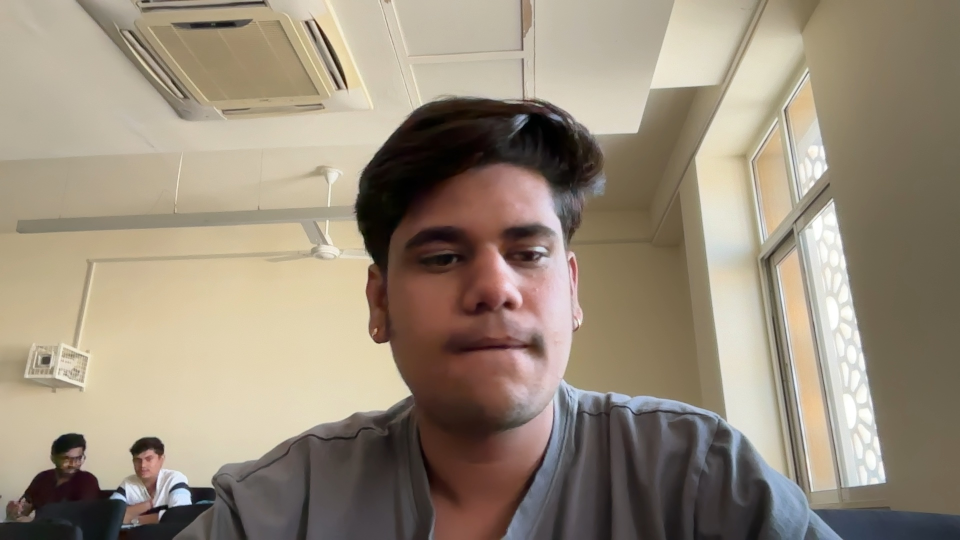
#> input picture dataset/Mayank/Mayank_104.jpg, 1920 x 1080 px, found by its file name (shown at 1/2 size); its folder holds 3 pictures in this run
$ python train_lbph.py
#> lines starting #> are read from the running program, lines starting #| are printed output that depends on the picture
import cv2
import os
import numpy as np

DATASET = "dataset"
MODEL_PATH = "models/lbph_model.xml"

recognizer = cv2.face.LBPHFaceRecognizer_create()

faces = []
labels = []
label_map = {}
current_label = 0

for person in os.listdir(DATASET):
    person_path = os.path.join(DATASET, person)
    if not os.path.isdir(person_path):
        continue

    label_map[current_label] = person

    for img_name in os.listdir(person_path):
        img_path = os.path.join(person_path, img_name)
        img = cv2.imread(img_path, cv2.IMREAD_GRAYSCALE)
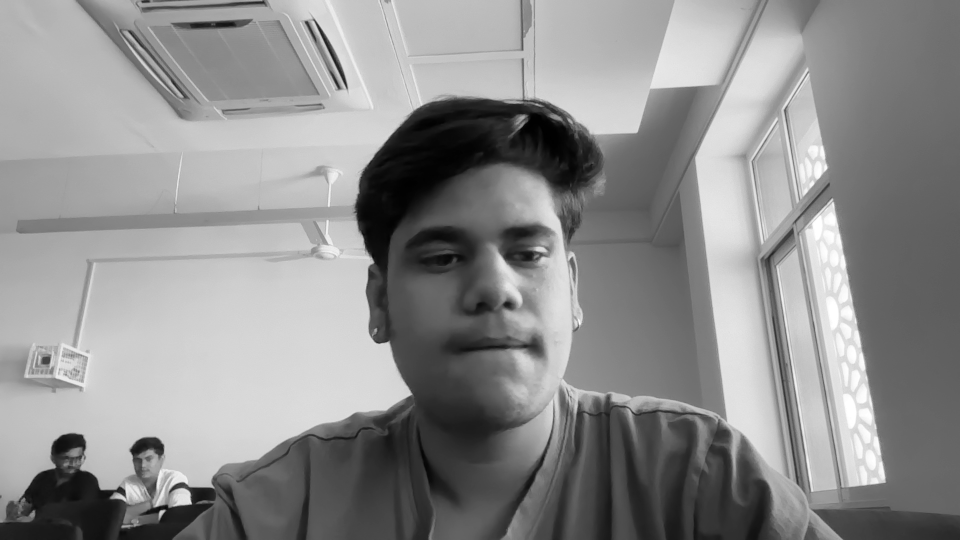
#> img: shape (1080, 1920) (shown at 1/2 size); min 0, max 255, mean 141.5
        if img is None:
            continue

        faces.append(img)
        labels.append(current_label)

    current_label += 1
#> current_label = 1

recognizer.train(faces, np.array(labels))

#> (the run stopped early here; a loop or call above may not have finished)
